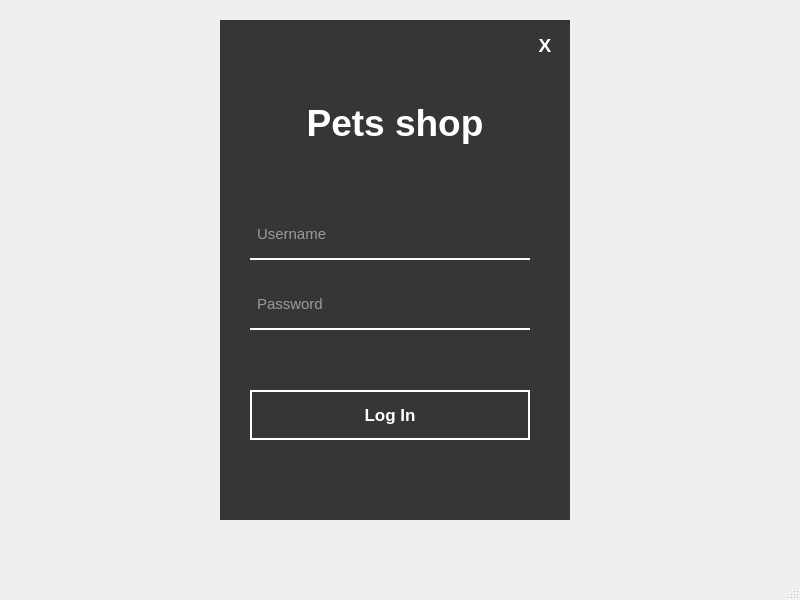
<?xml version="1.0" encoding="UTF-8"?>
<ui version="4.0">
 <class>LoginWindow</class>
 <widget class="QMainWindow" name="LoginWindow">
  <property name="geometry">
   <rect>
    <x>0</x>
    <y>0</y>
    <width>800</width>
    <height>600</height>
   </rect>
  </property>
  <property name="windowTitle">
   <string>MainWindow</string>
  </property>
  <widget class="QWidget" name="centralwidget">
   <widget class="QWidget" name="widget" native="true">
    <property name="geometry">
     <rect>
      <x>220</x>
      <y>20</y>
      <width>350</width>
      <height>500</height>
     </rect>
    </property>
    <property name="styleSheet">
     <string notr="true">background-color: rgb(54, 54, 54);
color: #fff;</string>
    </property>
    <widget class="QLabel" name="label">
     <property name="geometry">
      <rect>
       <x>10</x>
       <y>70</y>
       <width>330</width>
       <height>65</height>
      </rect>
     </property>
     <property name="font">
      <font>
       <pointsize>28</pointsize>
       <weight>75</weight>
       <bold>true</bold>
      </font>
     </property>
     <property name="styleSheet">
      <string notr="true">font-weight: bold;</string>
     </property>
     <property name="text">
      <string>Pets shop</string>
     </property>
     <property name="alignment">
      <set>Qt::AlignCenter</set>
     </property>
    </widget>
    <widget class="QLineEdit" name="username">
     <property name="geometry">
      <rect>
       <x>30</x>
       <y>190</y>
       <width>280</width>
       <height>50</height>
      </rect>
     </property>
     <property name="font">
      <font>
       <pointsize>11</pointsize>
      </font>
     </property>
     <property name="styleSheet">
      <string notr="true">background-color: rgba(0, 0, 0, 0);
border: none;
border-bottom: 2px solid #fff;
padding: 5px;</string>
     </property>
     <property name="text">
      <string/>
     </property>
     <property name="placeholderText">
      <string>Username</string>
     </property>
    </widget>
    <widget class="QLineEdit" name="password">
     <property name="geometry">
      <rect>
       <x>30</x>
       <y>260</y>
       <width>280</width>
       <height>50</height>
      </rect>
     </property>
     <property name="font">
      <font>
       <pointsize>11</pointsize>
      </font>
     </property>
     <property name="styleSheet">
      <string notr="true">background-color: rgba(0, 0, 0, 0);
border: none;
border-bottom: 2px solid #fff;
padding: 5px;</string>
     </property>
     <property name="echoMode">
      <enum>QLineEdit::Password</enum>
     </property>
     <property name="placeholderText">
      <string>Password</string>
     </property>
    </widget>
    <widget class="QPushButton" name="btnLogin">
     <property name="geometry">
      <rect>
       <x>30</x>
       <y>370</y>
       <width>280</width>
       <height>50</height>
      </rect>
     </property>
     <property name="font">
      <font>
       <pointsize>13</pointsize>
       <weight>75</weight>
       <bold>true</bold>
      </font>
     </property>
     <property name="styleSheet">
      <string notr="true">background-color: rgba(0, 0, 0, 0);
border: 2px solid #fff;
font-weight: bold;</string>
     </property>
     <property name="text">
      <string>Log In</string>
     </property>
    </widget>
    <widget class="QPushButton" name="btnClose">
     <property name="geometry">
      <rect>
       <x>310</x>
       <y>10</y>
       <width>30</width>
       <height>30</height>
      </rect>
     </property>
     <property name="font">
      <font>
       <pointsize>14</pointsize>
       <weight>75</weight>
       <bold>true</bold>
      </font>
     </property>
     <property name="styleSheet">
      <string notr="true">background-color: rgba(0, 0, 0, 0);
border: none;
font-weight: bold;</string>
     </property>
     <property name="text">
      <string>X</string>
     </property>
    </widget>
   </widget>
  </widget>
  <widget class="QStatusBar" name="statusbar"/>
 </widget>
 <resources/>
 <connections/>
</ui>
